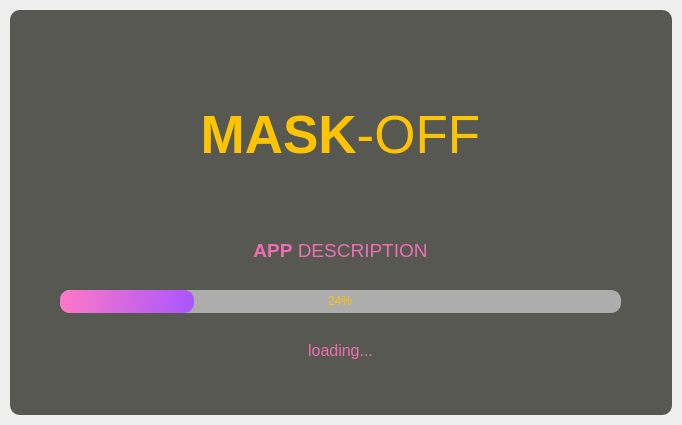
<?xml version="1.0" encoding="UTF-8"?>
<ui version="4.0">
 <class>SplashScreen</class>
 <widget class="QMainWindow" name="SplashScreen">
  <property name="geometry">
   <rect>
    <x>0</x>
    <y>0</y>
    <width>682</width>
    <height>425</height>
   </rect>
  </property>
  <property name="windowTitle">
   <string>MainWindow</string>
  </property>
  <widget class="QWidget" name="centralwidget">
   <layout class="QVBoxLayout" name="verticalLayout">
    <property name="spacing">
     <number>0</number>
    </property>
    <property name="leftMargin">
     <number>10</number>
    </property>
    <property name="topMargin">
     <number>10</number>
    </property>
    <property name="rightMargin">
     <number>10</number>
    </property>
    <property name="bottomMargin">
     <number>10</number>
    </property>
    <item>
     <widget class="QFrame" name="dropShadowFrame">
      <property name="styleSheet">
       <string notr="true">QFrame {	
	background-color: rgb(87, 88, 81);	
	color: rgb(220, 220, 220);
	border-radius: 10px;
}</string>
      </property>
      <property name="frameShape">
       <enum>QFrame::StyledPanel</enum>
      </property>
      <property name="frameShadow">
       <enum>QFrame::Raised</enum>
      </property>
      <widget class="QLabel" name="label_title">
       <property name="geometry">
        <rect>
         <x>0</x>
         <y>60</y>
         <width>661</width>
         <height>131</height>
        </rect>
       </property>
       <property name="font">
        <font>
         <family>Segoe UI</family>
         <pointsize>40</pointsize>
        </font>
       </property>
       <property name="styleSheet">
        <string notr="true">color: rgb(255, 196, 0);</string>
       </property>
       <property name="text">
        <string>&lt;html&gt;&lt;head/&gt;&lt;body&gt;&lt;p&gt;&lt;span style=&quot; font-weight:600;&quot;&gt;MASK&lt;/span&gt;-OFF&lt;/p&gt;&lt;/body&gt;&lt;/html&gt;</string>
       </property>
       <property name="alignment">
        <set>Qt::AlignCenter</set>
       </property>
      </widget>
      <widget class="QLabel" name="label_description">
       <property name="geometry">
        <rect>
         <x>0</x>
         <y>210</y>
         <width>661</width>
         <height>61</height>
        </rect>
       </property>
       <property name="font">
        <font>
         <family>Segoe UI</family>
         <pointsize>14</pointsize>
        </font>
       </property>
       <property name="styleSheet">
        <string notr="true">color: rgb(238, 111, 178);</string>
       </property>
       <property name="text">
        <string>&lt;strong&gt;APP&lt;/strong&gt; DESCRIPTION</string>
       </property>
       <property name="alignment">
        <set>Qt::AlignCenter</set>
       </property>
      </widget>
      <widget class="QProgressBar" name="progressBar">
       <property name="geometry">
        <rect>
         <x>50</x>
         <y>280</y>
         <width>561</width>
         <height>23</height>
        </rect>
       </property>
       <property name="styleSheet">
        <string notr="true">QProgressBar {
	
	background-color: rgb(173, 173, 173);
	color: rgb(255, 196, 0);
	border-style: none;
	border-radius: 10px;
	text-align: center;
}
QProgressBar::chunk{
	border-radius: 10px;
	background-color: qlineargradient(spread:pad, x1:0, y1:0.511364, x2:1, y2:0.523, stop:0 rgba(254, 121, 199, 255), stop:1 rgba(170, 85, 255, 255));
}</string>
       </property>
       <property name="value">
        <number>24</number>
       </property>
      </widget>
      <widget class="QLabel" name="label_loading">
       <property name="geometry">
        <rect>
         <x>0</x>
         <y>320</y>
         <width>661</width>
         <height>41</height>
        </rect>
       </property>
       <property name="font">
        <font>
         <family>Segoe UI</family>
         <pointsize>12</pointsize>
        </font>
       </property>
       <property name="styleSheet">
        <string notr="true">color: rgb(238, 111, 178);</string>
       </property>
       <property name="text">
        <string>loading...</string>
       </property>
       <property name="alignment">
        <set>Qt::AlignCenter</set>
       </property>
      </widget>
     </widget>
    </item>
   </layout>
  </widget>
 </widget>
 <resources/>
 <connections/>
</ui>
